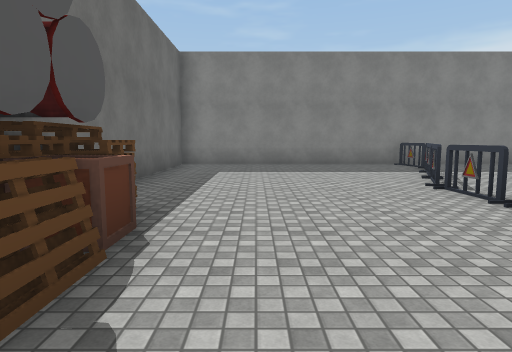
[1] (above)

18 first-person views from a walk through a 3-D level made in the Unity game engine. The camera is 1.5 m above the floor, tilts 6° down and sees 75° across. The floor is counted in squares, 2 m on a side. Each view is taken from the middle of a square. On the plan, view 1 faces up. The plan holds only what a view shows up to about 11 squares ahead; the rest is blank. The player character is not drawn. Some surface patterns are stand-ins.

[2]
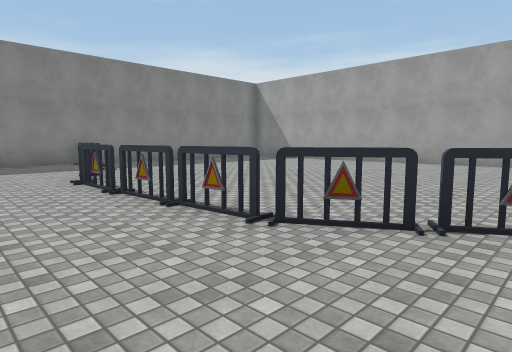

[3]
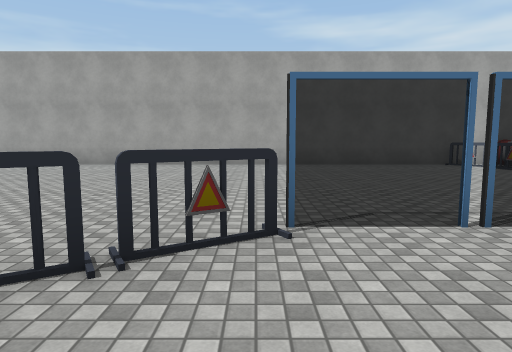

[4]
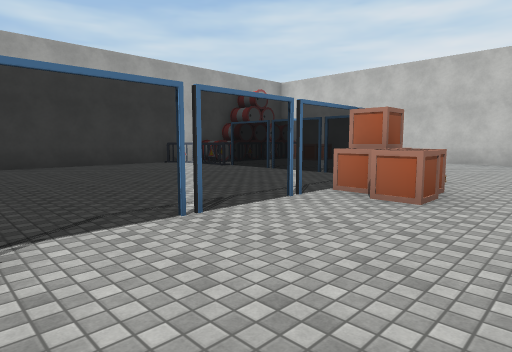

[5]
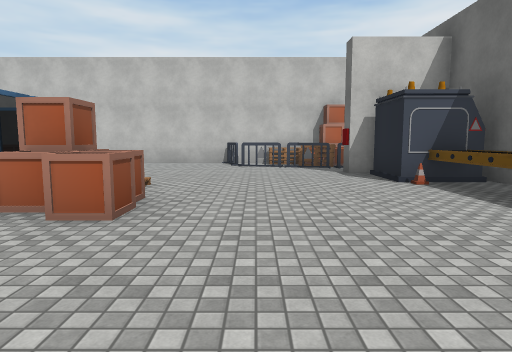

[6]
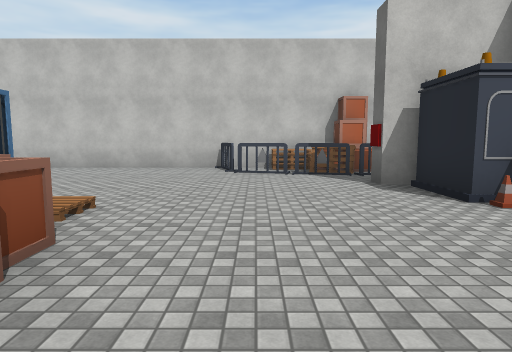

[7]
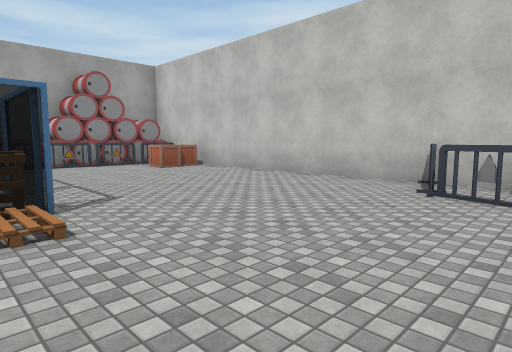

[8]
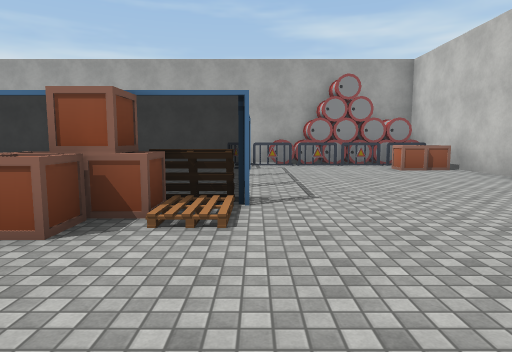

[9]
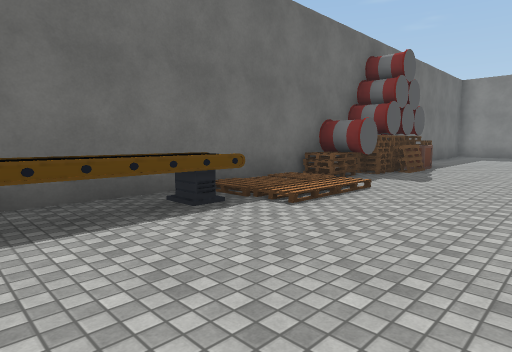

[10]
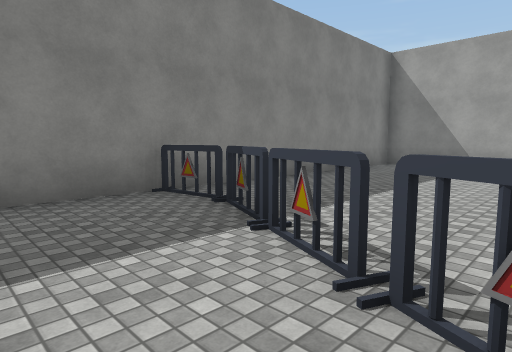

[11]
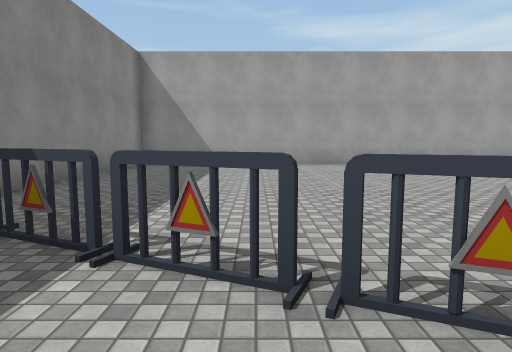

[12]
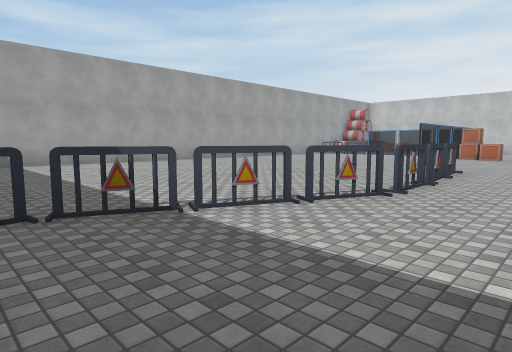

[13]
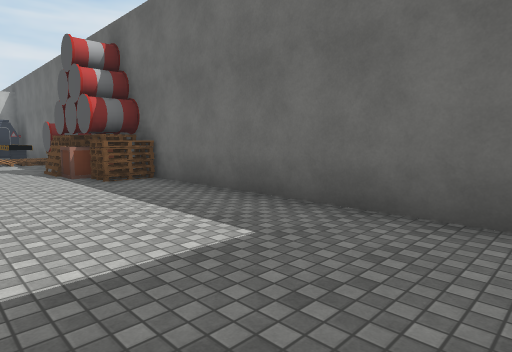

[14]
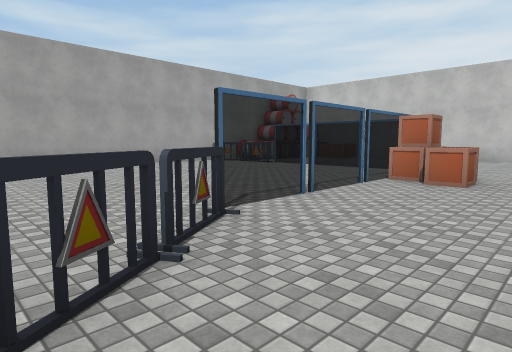

[15]
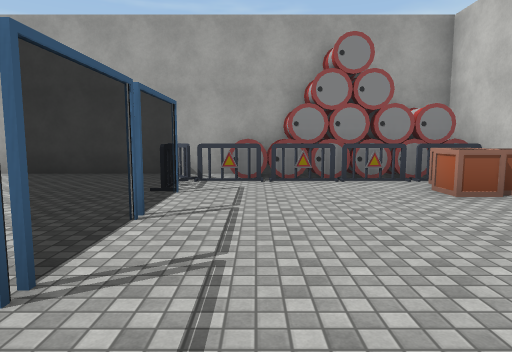

[16]
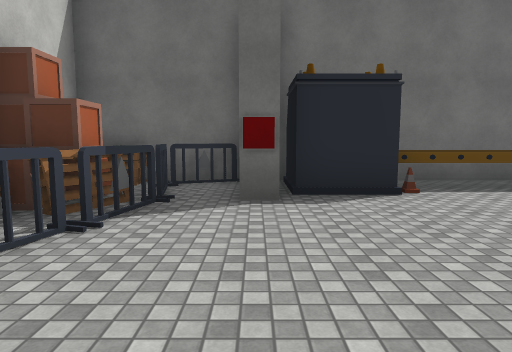

[17]
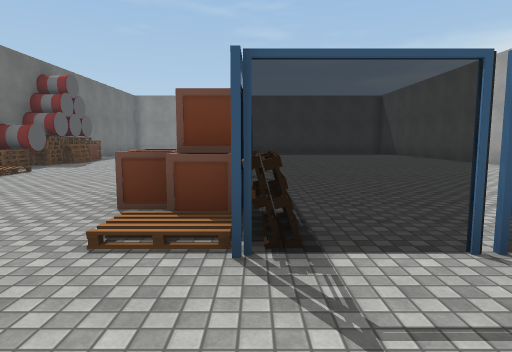

[18]
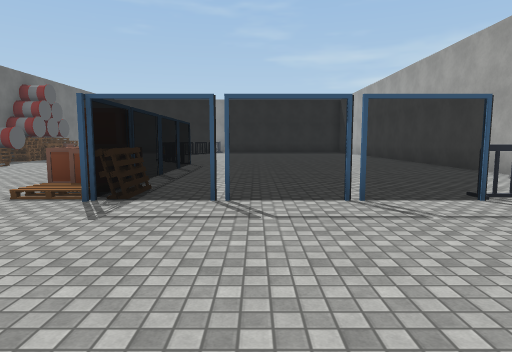

### Floor plan
Key: @ floor where view 1 was taken; # wall or solid block; x gap in a wall; . floor; / step, stairs or slope; = window, fence, low wall or low ledge; ^ raised ledge; B barrier; A box; R barrel; C cone; E red cube; O other object.
Columns run from 3 left of view 1 to 13 right of it. Each row starts with its distance up from view 1.
 11 #################
 10 #.......B.......#
  9 #.......B.......#
  8 #......B........#
  7 #......B........#
  6 #.....B.........#
  5 #.....B.........#
  4 #.....B.........#
  3  OA...B.........#
  2  OA...B.........#
  1  OO....x........#
  0  R.@...B........#
 -1  O......B.......#
 -2 #//.....=.......#
 -3 #//.....=.......#
 -4 #//.....=.......#
 -5  ^^....A=.......#
 -6  ^^....AA.......#
 -7  ^^....AO......B#
 -8  #C.....=====.BB#
 -9  #O...........BR#
-10  ##E..........BR#
-11  BBB...........R#
-12  OAAOB.......ABR#
-13  OAAO#B......ABO#
-14        ######

Positions as (right, up) in squares from view 1, and headings:
1: (0, 0), facing up
2: (1, -1), facing up-right
3: (2, -1), facing right
4: (2, -1), facing down-right
5: (2, -2), facing down
6: (2, -4), facing down
7: (1, -7), facing down-right
8: (1, -8), facing right
9: (2, -7), facing up-left
10: (2, 6), facing up-right
11: (2, 7), facing right
12: (1, 10), facing down-right
13: (1, 10), facing down-left
14: (2, 1), facing down-right
15: (5, -9), facing right
16: (4, -10), facing left
17: (5, -10), facing up
18: (7, -12), facing up
